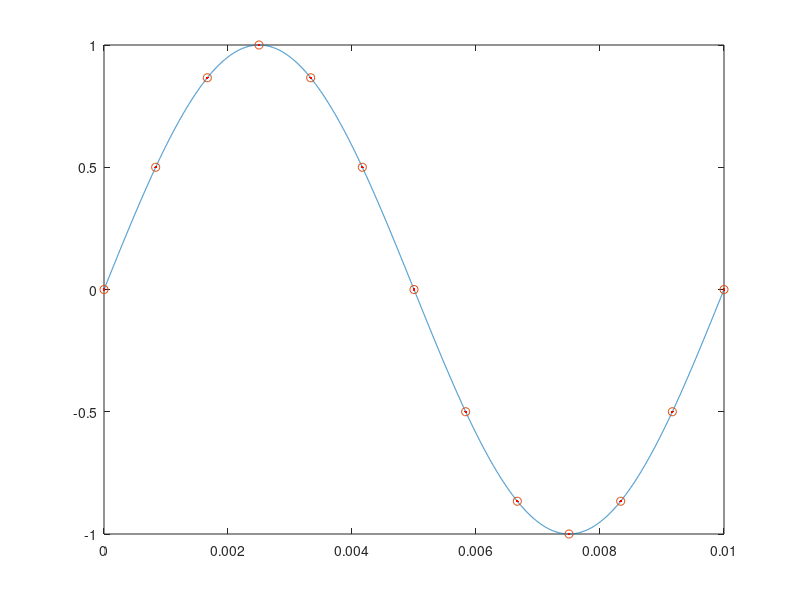
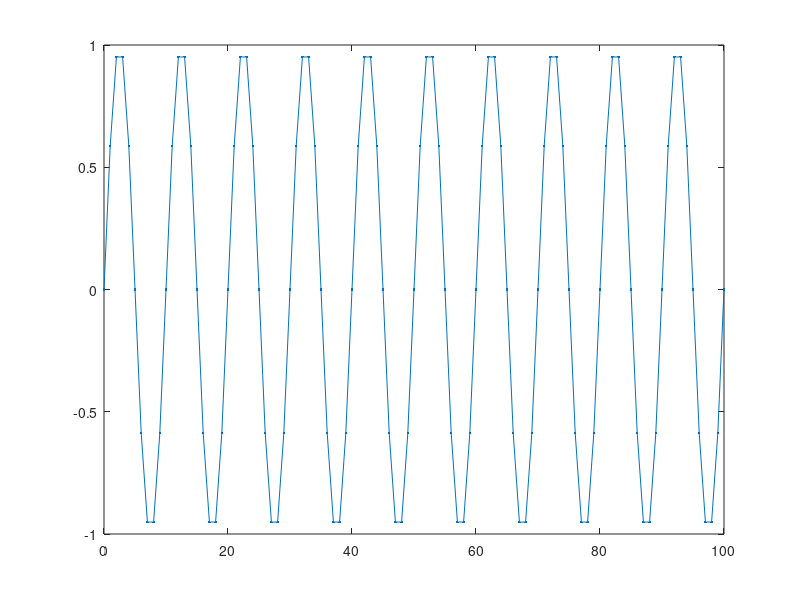
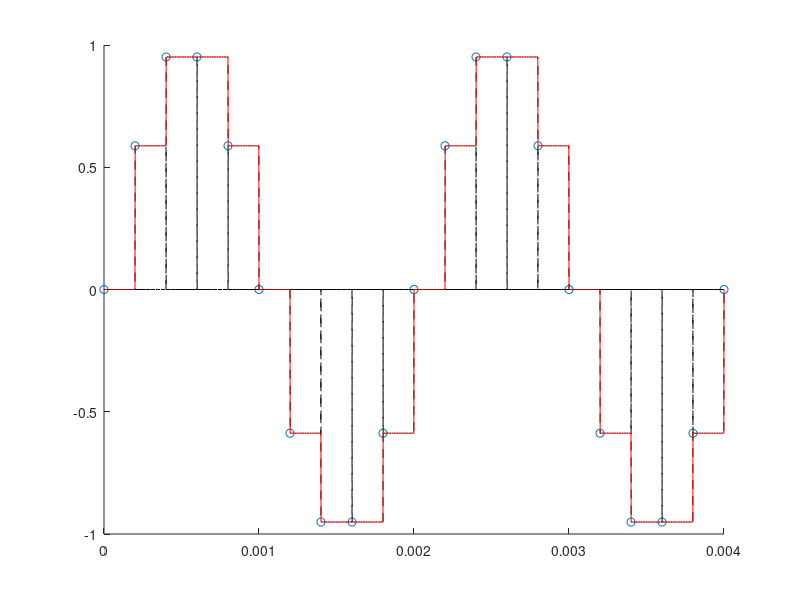

The MATLAB script that drew these images, in order:
addpath("./funciones")

k = 0; f0 = 100+k*1200; Ts = 1/1200;
n = [0:1:12]; t = [0:Ts/1000:12*Ts];
xa = sin(2*pi*f0*t);
x = sin(2*pi*f0*n*Ts);
x2 = sin(pi*n/6);
figure, plot(t, xa, n*Ts,x ,'o',n*Ts,x2,'.r')

Ts = 1/5000; f0 = 500; n = [0:1:100];
x = sin(2*pi*f0*n*Ts);
figure, plot(n, x, '.-')

Ts = 1/5000; f0 = 500; n = [0:1:20];
x = sin(2*pi*f0*n*Ts);
t = [0:Ts/200:Ts*20]; yZOH = zeros(size(t));
figure, hold on, plot(n*Ts,x,'o');
for k = 1:length(n)
xrp = x(k).*((t>= n(k)*Ts) & (t < (n(k)+1)*Ts));
plot(t,xrp,'k--');
yZOH = yZOH+xrp;
end
plot(t,yZOH,'r'), hold off;
